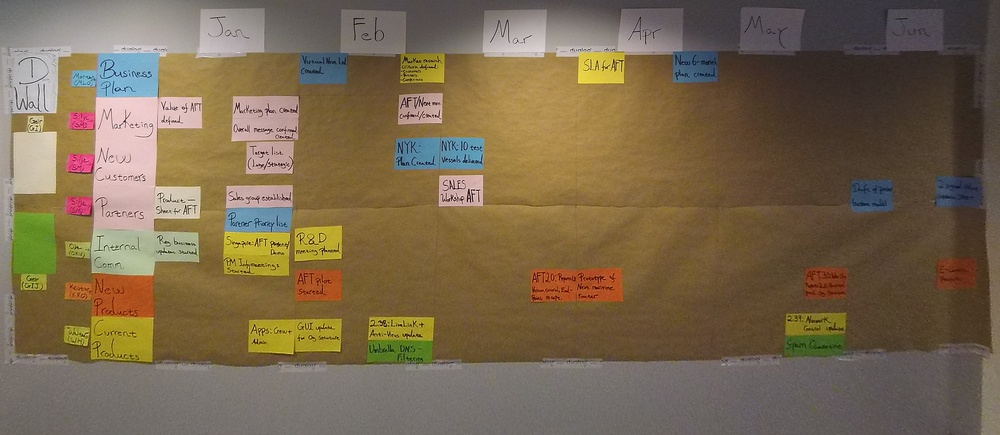
#> input picture web/wall.jpg, 1000 x 435 px, shrunk from 2300 x 1000 before the run
$ python findPostIt.py web/wall.jpg web/wall.jpg 5 1.0   (Python 2 division)
#> lines starting #> are read from the running program, lines starting #| are printed output that depends on the picture; after the words box and inside, x2 and y2 are one past the last pixel; in counts of white or black regions, pixels touching at a corner belong together
import numpy as np
import matplotlib.pyplot as plt
import cv2
import sys
MIN_MATCH_COUNT = int(sys.argv[3])

wall_img = sys.argv[1]
postit_img = sys.argv[2]

wall = cv2.imread(wall_img, 0)
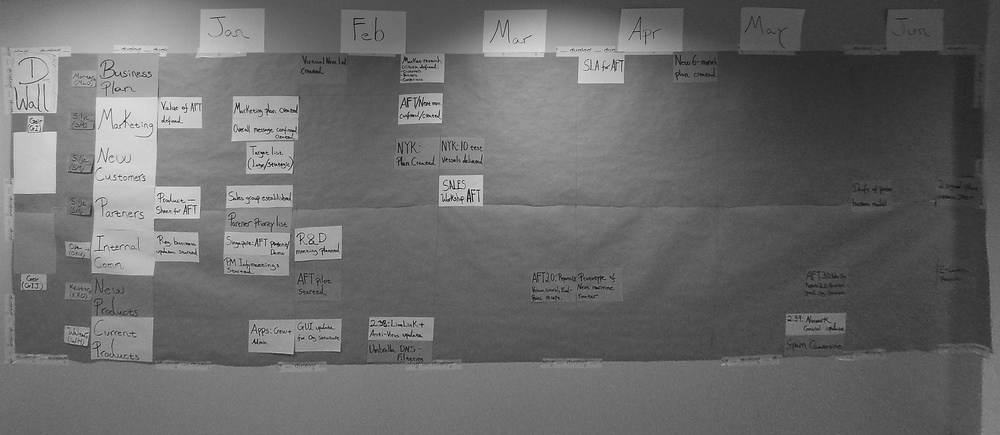
#> wall: shape (435, 1000); min 1, max 255, mean 106.2
postit = cv2.imread(postit_img, 0)
w, h = postit.shape
#> w = 435; h = 1000

# rotation test
# rot = cv2.getRotationMatrix2D((int(h/2), int(w/2)), 30, 1)
# postit = cv2.warpAffine(postit, rot, (h, w))

sift = cv2.xfeatures2d.SIFT_create()

kp_w, des_w = sift.detectAndCompute(wall,None)
#> kp_w = 524 keypoints; strongest (x, y, size): (412, 115, 2), (240, 130, 2.3), (428, 115, 2.2), (285, 110, 2.5)
kp_p, des_p = sift.detectAndCompute(postit,None)
#> kp_p has the same summary as kp_w

FLANN_INDEX_KDTREE = 0
index_params = dict(algorithm = FLANN_INDEX_KDTREE, trees = 5)
search_params = dict(checks = 50)

flann = cv2.FlannBasedMatcher(index_params, search_params)
matches = flann.knnMatch(des_w,des_p,k=2)
#> matches = 524 matches

good = []
for m,n in matches:
    if m.distance < float(sys.argv[4])*n.distance:
        good.append(m)
#> after the loop, good = 524 matches

if len(good)>MIN_MATCH_COUNT:
    src_pts = np.float32([ kp_w[m.queryIdx].pt for m in good ]).reshape(-1,1,2)
#> src_pts = 524 rows, first 8: [8.92, 54.4], [8.92, 54.4], [11.61, 155.3], [11.74, 141.9], [11.98, 175.6], [12, 138.3], [12.45, 131.5], [12.45, 131.5]
    dst_pts = np.float32([ kp_p[m.trainIdx].pt for m in good ]).reshape(-1,1,2)
#> dst_pts has the same summary as src_pts

    M, mask = cv2.findHomography(src_pts, dst_pts, cv2.RANSAC,5.0)
#> M = [[1, -8.56e-17, -1.04e-14], [6.2e-17, 1, 1.13e-14], [3.23e-19, -3.33e-19, 1]]; mask = 524 values from 1 to 1
    matchesMask = mask.ravel().tolist()
#> matchesMask = 524 values from 1 to 1

    h,w = wall.shape
#> h = 435; w = 1000
    pts = np.float32([ [0,0],[0,h-1],[w-1,h-1],[w-1,0] ]).reshape(-1,1,2)
#> pts = [[0, 0], [0, 434], [999, 434], [999, 0]]
    dst = cv2.perspectiveTransform(pts,M)
#> dst = [[-1.04e-14, 1.13e-14], [-4.76e-14, 434], [999, 434], [999, 7.33e-14]]

    postit = cv2.polylines(postit,[np.int32(dst)],True,255,3, cv2.LINE_AA)
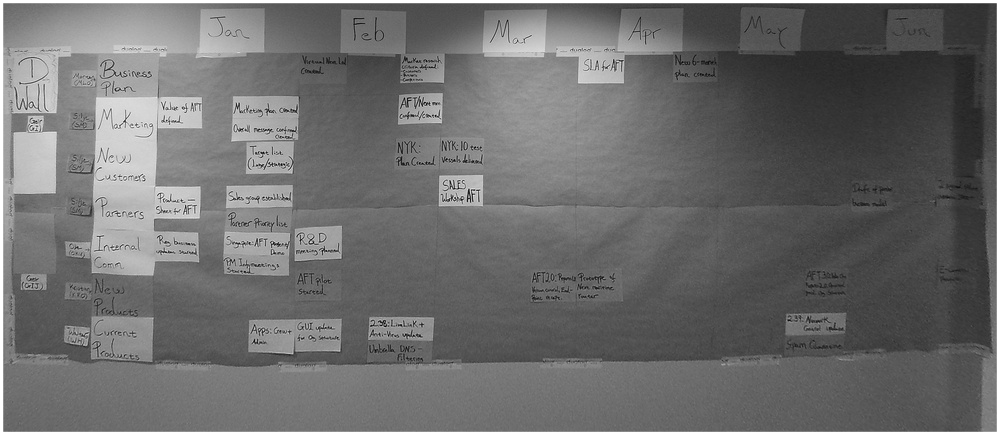
#> postit: shape (435, 1000); 2.62% of pixels changed, all inside (x1, y1, x2, y2) = (0, 0, 1000, 435)

else:
    print "Not enough matches are found - %d/%d" % (len(good),MIN_MATCH_COUNT)
    matchesMask = None

draw_params = dict(matchColor = (0,255,0),
                   singlePointColor = None,
                   matchesMask = matchesMask,
                   flags = 2)
#> draw_params = 4 items

res = cv2.drawMatches(wall,kp_w,postit,kp_p,good,None,**draw_params)
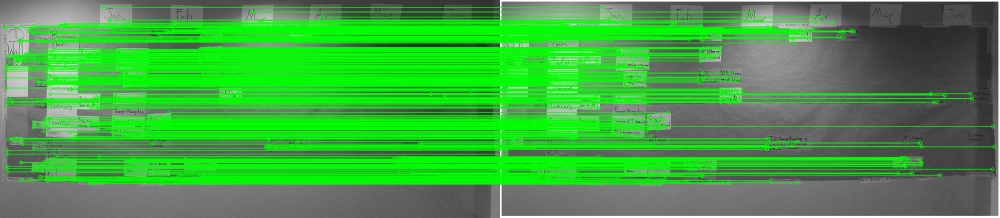
#> res: shape (435, 2000, 3) (shown at 1/2 size); mean of channels 0, 1, 2 67.4, 161.3, 67.4; drawn as B, G, R
fig, ax = plt.subplots(2,1)
ax = ax.flatten()
ax[0].imshow(postit, 'gray')
ax[1].imshow(res, 'gray')
plt.show()
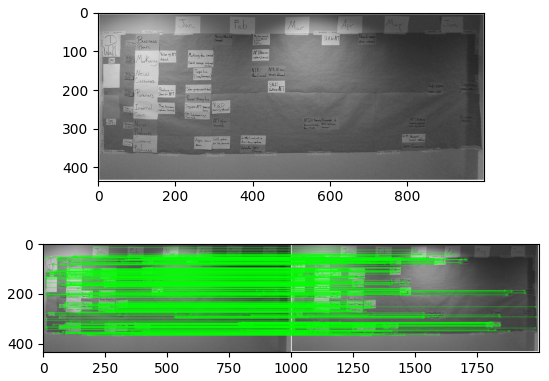
#> figure drawn by matplotlib, 2 panels
